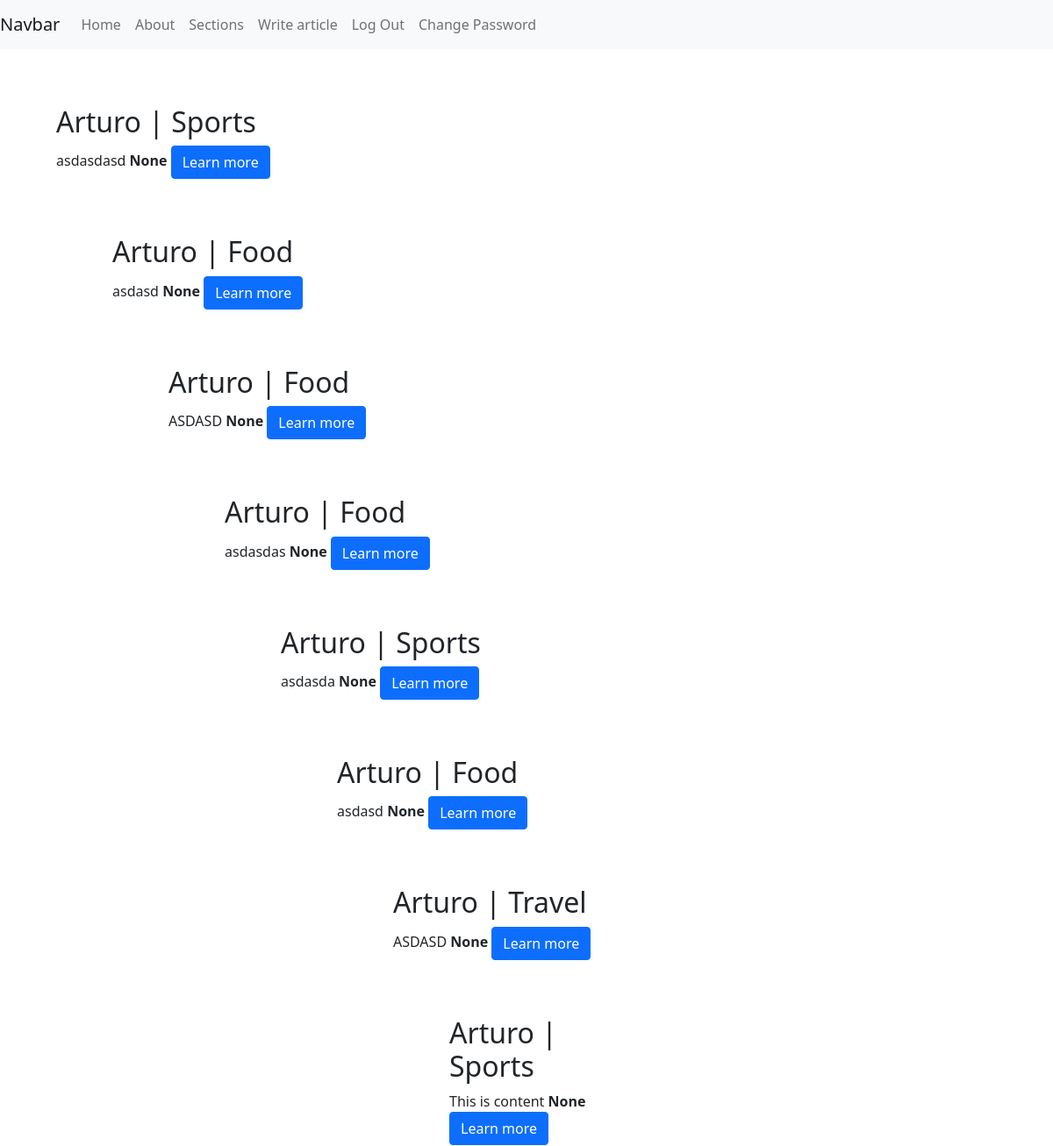
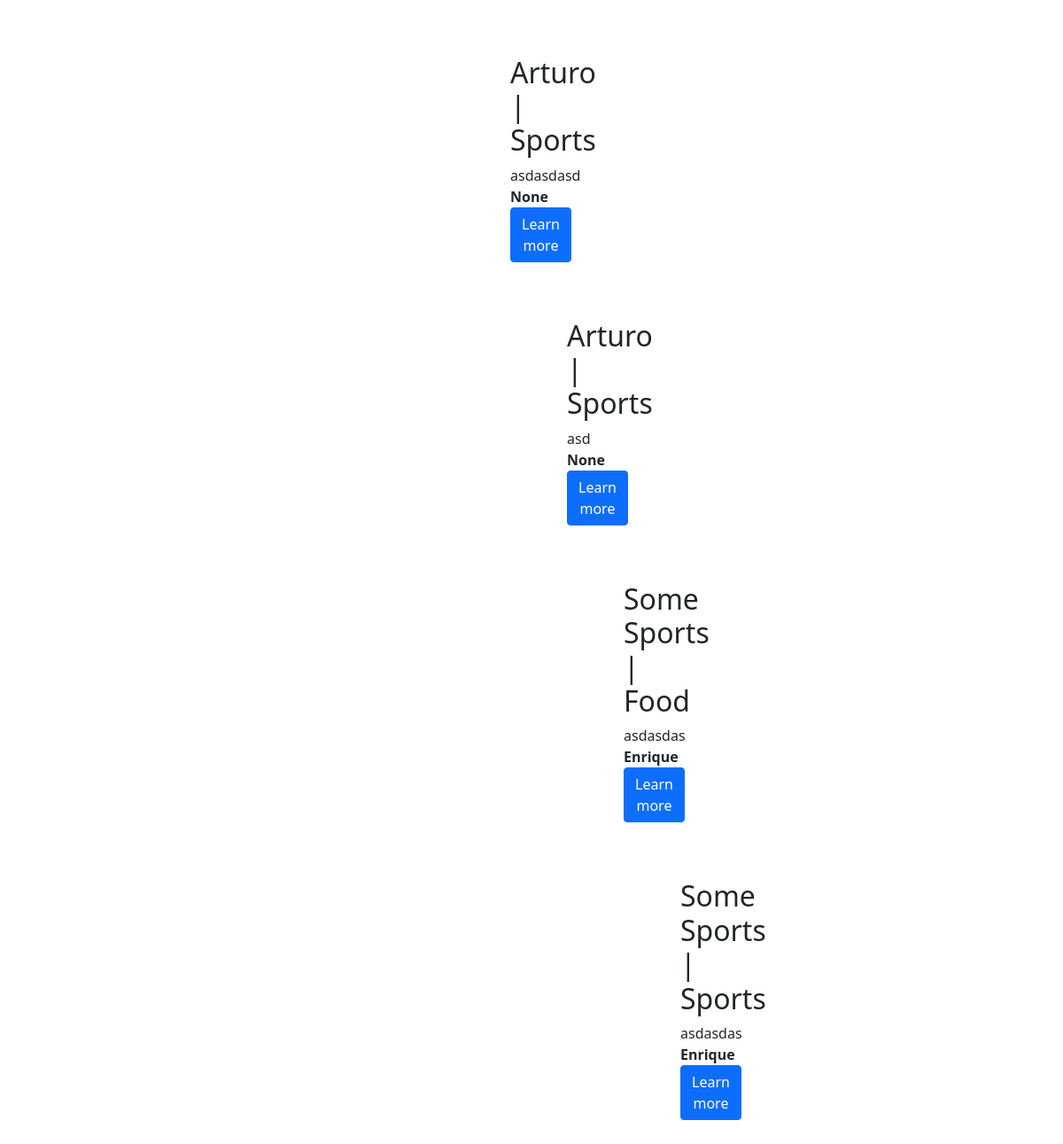
The app's page /articles/section/Sports (signed in) with its own data (2 pictures, top to bottom).
### articles/models.py (models this page shows, shortened)
class Article(models.Model):
    article=models.CharField(max_length=255)
    body=models.TextField()
    created_on=models.DateTimeField(auto_now_add=True)
    author=models.ForeignKey(
        get_user_model(),
        on_delete=models.CASCADE,
        null=True,
        blank=True,
        default=None
    )
    section=models.ForeignKey(
        Section,
        on_delete=models.CASCADE,
        null=True,
        blank=True,
        default=None
    )

class Section(models.Model):
    description=models.TextField()
    name=models.CharField(max_length=128)
    def __str__(self):
        return self.name

### accounts/models.py (models this page shows)
class CustomUser(AbstractUser):
    user_type=models.ForeignKey(
        UserType,
        on_delete=models.CASCADE,
        null=True,
        blank=True,
        default=None
    )
    preferred_language=models.ForeignKey(
        Language,
        on_delete=models.CASCADE,
        null=True,
        blank=True,
        default=None
    )

### articles/views.py (the view)
# urls.py: path('section/<str:name>',SectionView.as_view(),name='section_list')
class SectionView(ListView):
    template_name='articles/section.html'
    model=Article

### templates/articles/section.html
{% extends "base.html" %}
{% block content %}
{% for obj in object_list %}
<div class="post">
	<div>
		<div>
				<h2>
					{{obj.article}} | {{obj.section}}
				</h2>
				<p>
                   {{obj.body}}
                   <strong>{{obj.author}}</strong>
                   <a class="btn btn-primary btn-large"  href="{% url 'article_detail' obj.id  %}">Learn more</a>
				</p>
		</div>
	</div>
{% endfor %}
{% endblock %}

### static/css/style.css (style rules this page uses)
.post { margin: 4rem; }

### records on screen
Article: article "Arturo", section "Sports", body "asdasdasd", author "None"
Article: article "Arturo", section "Food", body "asdasd", author "None"
Article: article "Arturo", section "Food", body "ASDASD", author "None"
Article: article "Arturo", section "Food", body "asdasdas", author "None"
Article: article "Arturo", section "Sports", body "asdasda", author "None"
Article: article "Arturo", section "Food", body "asdasd", author "None"
Article: article "Arturo", section "Travel", body "ASDASD", author "None"
Article: article "Arturo", section "Sports", body "This is content", author "None"
Article: article "Arturo", section "Sports", body "asdasdasd", author "None"
Article: article "Arturo", section "Sports", body "asd", author "None"
Article: article "Some Sports", section "Food", body "asdasdas", author "Enrique"
Article: article "Some Sports", section "Sports", body "asdasdas", author "Enrique"
